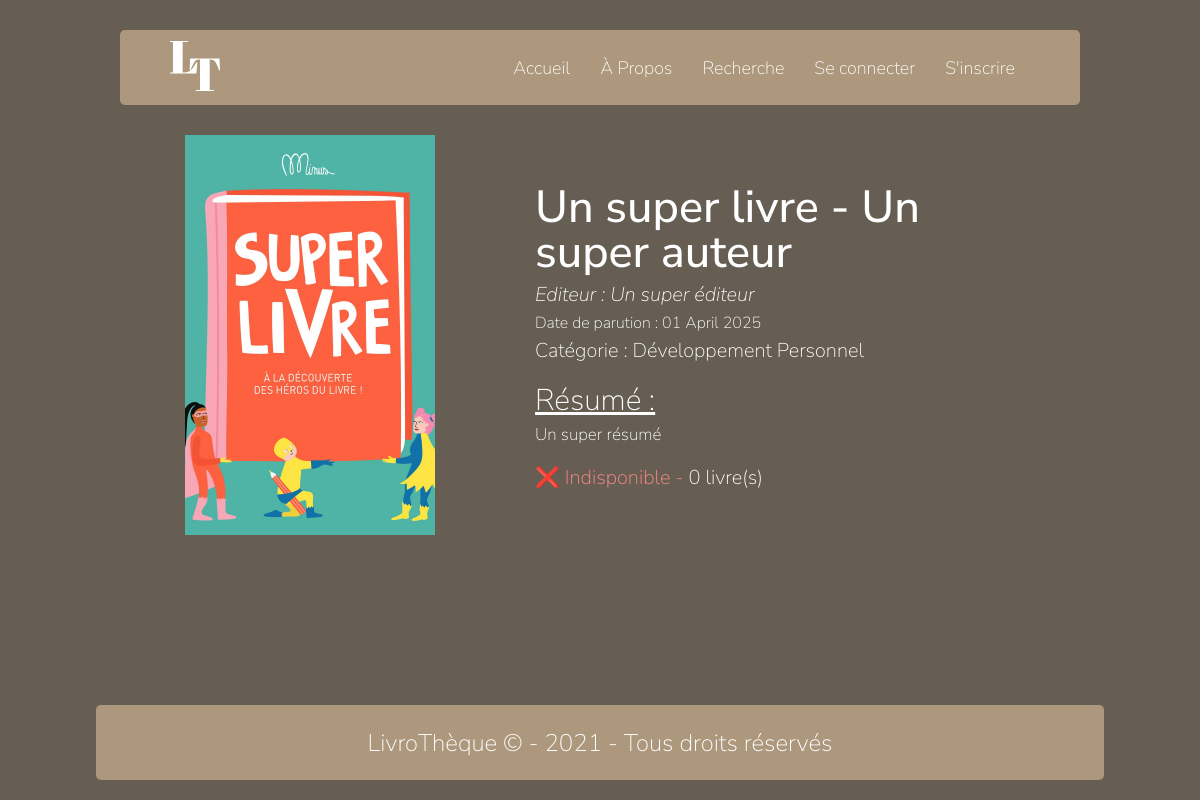
The page /pages/book.php?id=123456789 on the database its author committed.
### tables this page shows
CREATE TABLE `livre` (
  `ISBN` bigint(8) NOT NULL,
  `title` text NOT NULL,
  `author` text NOT NULL,
  `subject` text NOT NULL,
  `editor` text NOT NULL,
  `release_date` date NOT NULL,
  `pic` text NOT NULL,
  `abstract` longtext NOT NULL,
  `add_date` timestamp NOT NULL DEFAULT current_timestamp() ON UPDATE current_timestamp()
);

CREATE TABLE `stock` (
  `ISBN` bigint(8) UNSIGNED NOT NULL,
  `total` int(11) NOT NULL,
  `ordered` int(11) NOT NULL,
  `loaned` int(11) NOT NULL
);

### pages/book.php (the view, shortened to what this page needs)
<!DOCTYPE html>
<html lang="fr">
<head>
    <link rel="stylesheet" href="../css/reset.css">
    <link rel="stylesheet" href="../css/style.css">
    <?php
    include "../php/connectionSql.php";
    $isbn = $_REQUEST['id'];
    $query = "SELECT livre.ISBN, livre.subject, livre.title, livre.author, livre.editor, livre.release_date, livre.pic, livre.abstract, stock.total, stock.loaned FROM livre, stock WHERE (livre.ISBN = $isbn AND stock.ISBN = $isbn)";
    $result = $connect->query($query);
    $book = $result->fetch_all(MYSQLI_ASSOC);
    $book = $book[0];
    $categories_french = array(
        'self-help' => 'Développement Personnel',
        'finance' => 'Finances',
        'entrepreneurship' => 'Entrepreneuriat',
        'politics' => 'Politique'
    );
    ?>
</head>
<body>
    <div class="page">
        <?php include "../components/navbar.php" ?>
        <main class="book-showcase">
            <div class="preview">
                <img src='<?= htmlspecialchars_decode($book['pic']) ?>' alt="previsuel du livre à emprunter">
            </div>
            <div class="book-description">
                <div class="header">
                    <h1><?= htmlspecialchars_decode($book['title']) ?> - <?= htmlspecialchars_decode($book['author']) ?></h1>
                    <p class="edition">Editeur : <?= htmlspecialchars_decode($book['editor']) ?>
                    </p>
                    <p class="date"> Date de parution :
                    <?php
                        $date = date_create($book['release_date']);
                        $date = date_timestamp_get($date);
                        $date = utf8_decode(strftime("%d %B %G", $date));
                        echo str_replace("?", "é", $date);
                    ?>
                    </p>
                    <p class="category"> Catégorie :
                        <?= $categories_french[$book['subject']] ?>
                    </p>
                </div>
                <div class="body">
                    <h3>Résumé :</h3>
                    <p><?= htmlspecialchars_decode($book['abstract']) ?>
                        </p>
                </div>
                <div class="footer">
                    <p class="availability">
                        <span data-stock='<?= $book['total'] - $book['loaned'] ?>' class="yesstock">
                        </span>
                            <?= htmlspecialchars_decode($book['total'] - $book['loaned']) ?> livre(s)
                    </p>
                </div>
            </div>
        </main>
    </div>
    <?php include "../components/footer.php" ?>
</body>
</html>

### css/style.css (style rules this page uses)
body { background: #665E53; overflow-x: hidden; font-family: "Nunito Sans", sans-serif; font-weight: 200; color: #ffffff; display: flex; flex-direction: column; justify-content: space-between; min-height: 100vh; }
.page { min-height: 625px; padding: 0 clamp(10px, 10vw, 150px); }
.book-showcase { display: flex; justify-content: center; align-items: center; }
.preview { margin-right: 100px; }
.preview img { width: 250px; height: 400px; object-fit: cover; }
.book-description { display: flex; flex-direction: column; justify-content: space-between; width: 50%; }
.book-description .header h1 { font-size: clamp(25px, 4vw, 45px); font-weight: 500; }
.book-description .header p.edition { margin-top: 10px; font-style: italic; font-size: clamp(15px, 2vw, 20px); }
.book-description .header p.date { margin-top: 10px; }
.book-description .header p.category { margin-top: 10px; font-size: clamp(15px, 2vw, 20px); }
.book-description .body { margin-top: 25px; }
.book-description .body h3 { font-size: clamp(20px, 2.5vw, 30px); text-decoration: underline; }
.book-description .body p { margin-top: 10px; font-size: clamp(15px, 1.7vw, 17px); }
.book-description .footer { margin-top: 25px; }
.book-description .footer p.availability { font-size: clamp(15px, 2vw, 20px); }
.book-description .footer p.availability .nostock { color: #ff8989; }

### rows shown on the page
livre: pic (picture), title "Un super livre", author "Un super auteur", editor "Un super éditeur", release_date "01 April 2025", subject "Développement Personnel", abstract "Un super résumé", stock.total "0"
